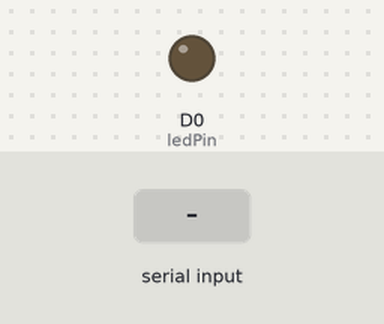
Bench run of a sketch on a simulated ESP8266 (NodeMCU). On the bench: output pins drawn as LEDs (lit = HIGH). The inputs (shaded band) are chosen by the test bench.

Above: at 1.2 s.
1.3 s: "1" received over Serial
At 2.2 s:
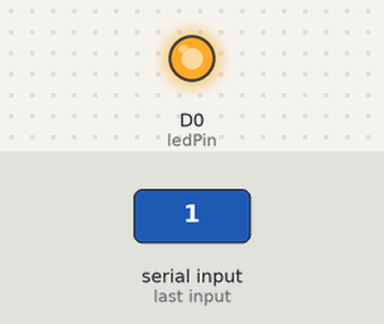
2.8 s: "0" received over Serial
At 3.4 s:
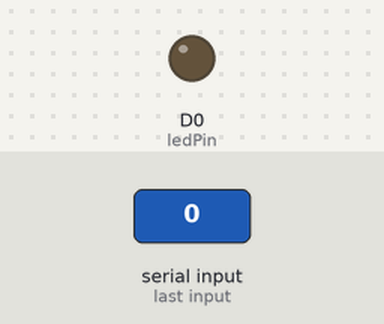
Timing chart, 0 to 5.8 s (numbered marks = the images above; inputs shaded):
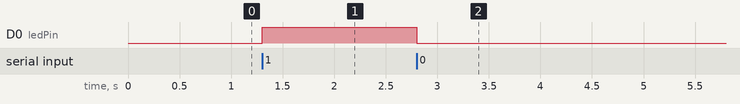

Measured:
- after the input at 1.3 s, D0 (ledPin): LOW → HIGH at once
- after the input at 2.8 s, D0 (ledPin): HIGH → LOW at once

The sketch:

ComuterInterfacing.ino
```cpp
//ESP8266 ComputerInterfacing
int ledPin = D0;
int value;

void setup() {
  // start serial port
  Serial.begin(9600);
  // Initalize the ledPin pin as an output.
  pinMode(ledPin, OUTPUT);
}

void loop() {
  // read the serial and add it to value variable
   value = Serial.read();
   // check the value if 1 turn on the led
  if(value == '1') {digitalWrite(ledPin, HIGH);}
   // check the value if 0 turn off the led
  else if(value == '0') {digitalWrite(ledPin, LOW);}

}
```
